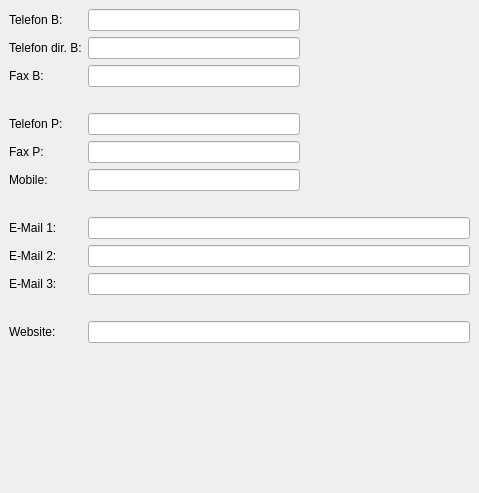
     <widget class="QWidget" name="tab2" >
      <attribute name="title" >
       <string>Communication</string>
      </attribute>
      <layout class="QGridLayout" >
       <property name="leftMargin" >
        <number>9</number>
       </property>
       <property name="topMargin" >
        <number>9</number>
       </property>
       <property name="rightMargin" >
        <number>9</number>
       </property>
       <property name="bottomMargin" >
        <number>9</number>
       </property>
       <property name="horizontalSpacing" >
        <number>6</number>
       </property>
       <property name="verticalSpacing" >
        <number>6</number>
       </property>
       <item row="13" column="1" >
        <spacer>
         <property name="orientation" >
          <enum>Qt::Vertical</enum>
         </property>
         <property name="sizeHint" >
          <size>
           <width>20</width>
           <height>141</height>
          </size>
         </property>
        </spacer>
       </item>
       <item row="4" column="0" >
        <widget class="QLabel" name="label_18" >
         <property name="text" >
          <string>Telefon P:</string>
         </property>
        </widget>
       </item>
       <item row="2" column="0" >
        <widget class="QLabel" name="label_17" >
         <property name="text" >
          <string>Fax B:</string>
         </property>
        </widget>
       </item>
       <item row="0" column="0" >
        <widget class="QLabel" name="label_15" >
         <property name="text" >
          <string>Telefon B:</string>
         </property>
        </widget>
       </item>
       <item row="6" column="0" >
        <widget class="QLabel" name="label_20" >
         <property name="text" >
          <string>Mobile:</string>
         </property>
        </widget>
       </item>
       <item row="5" column="0" >
        <widget class="QLabel" name="label_19" >
         <property name="text" >
          <string>Fax P:</string>
         </property>
        </widget>
       </item>
       <item row="1" column="0" >
        <widget class="QLabel" name="label_16" >
         <property name="text" >
          <string>Telefon dir. B:</string>
         </property>
        </widget>
       </item>
       <item row="8" column="0" >
        <widget class="QLabel" name="label_21" >
         <property name="text" >
          <string>E-Mail 1:</string>
         </property>
        </widget>
       </item>
       <item row="1" column="1" >
        <widget class="QLineEdit" name="adr11" >
         <property name="alignment" >
          <set>Qt::AlignLeading</set>
         </property>
        </widget>
       </item>
       <item row="4" column="1" >
        <widget class="QLineEdit" name="adr13" >
         <property name="alignment" >
          <set>Qt::AlignLeading</set>
         </property>
        </widget>
       </item>
       <item row="9" column="0" >
        <widget class="QLabel" name="label_24" >
         <property name="text" >
          <string>E-Mail 2:</string>
         </property>
        </widget>
       </item>
       <item row="12" column="0" >
        <widget class="QLabel" name="label_26" >
         <property name="text" >
          <string>Website:</string>
         </property>
        </widget>
       </item>
       <item row="10" column="0" >
        <widget class="QLabel" name="label_25" >
         <property name="text" >
          <string>E-Mail 3:</string>
         </property>
        </widget>
       </item>
       <item row="9" column="1" colspan="2" >
        <widget class="QLineEdit" name="adr17" >
         <property name="alignment" >
          <set>Qt::AlignLeading</set>
         </property>
        </widget>
       </item>
       <item row="10" column="1" colspan="2" >
        <widget class="QLineEdit" name="adr18" >
         <property name="alignment" >
          <set>Qt::AlignLeading</set>
         </property>
        </widget>
       </item>
       <item row="0" column="1" >
        <widget class="QLineEdit" name="adr10" >
         <property name="text" >
          <string/>
         </property>
         <property name="alignment" >
          <set>Qt::AlignLeading</set>
         </property>
        </widget>
       </item>
       <item row="6" column="1" >
        <widget class="QLineEdit" name="adr15" >
         <property name="alignment" >
          <set>Qt::AlignLeading</set>
         </property>
        </widget>
       </item>
       <item row="12" column="1" colspan="2" >
        <widget class="QLineEdit" name="adr19" >
         <property name="alignment" >
          <set>Qt::AlignLeading</set>
         </property>
        </widget>
       </item>
       <item row="8" column="1" colspan="2" >
        <widget class="QLineEdit" name="adr16" >
         <property name="alignment" >
          <set>Qt::AlignLeading</set>
         </property>
        </widget>
       </item>
       <item row="5" column="1" >
        <widget class="QLineEdit" name="adr14" >
         <property name="alignment" >
          <set>Qt::AlignLeading</set>
         </property>
        </widget>
       </item>
       <item row="2" column="1" >
        <widget class="QLineEdit" name="adr12" >
         <property name="alignment" >
          <set>Qt::AlignLeading</set>
         </property>
        </widget>
       </item>
       <item rowspan="8" row="0" column="2" >
        <spacer>
         <property name="orientation" >
          <enum>Qt::Horizontal</enum>
         </property>
         <property name="sizeHint" >
          <size>
           <width>161</width>
           <height>201</height>
          </size>
         </property>
        </spacer>
       </item>
       <item row="3" column="0" colspan="2" >
        <spacer>
         <property name="orientation" >
          <enum>Qt::Vertical</enum>
         </property>
         <property name="sizeType" >
          <enum>QSizePolicy::Fixed</enum>
         </property>
         <property name="sizeHint" >
          <size>
           <width>291</width>
           <height>20</height>
          </size>
         </property>
        </spacer>
       </item>
       <item row="7" column="0" colspan="2" >
        <spacer>
         <property name="orientation" >
          <enum>Qt::Vertical</enum>
         </property>
         <property name="sizeType" >
          <enum>QSizePolicy::Fixed</enum>
         </property>
         <property name="sizeHint" >
          <size>
           <width>291</width>
           <height>20</height>
          </size>
         </property>
        </spacer>
       </item>
       <item row="11" column="0" colspan="3" >
        <spacer>
         <property name="orientation" >
          <enum>Qt::Vertical</enum>
         </property>
         <property name="sizeType" >
          <enum>QSizePolicy::Fixed</enum>
         </property>
         <property name="sizeHint" >
          <size>
           <width>461</width>
           <height>20</height>
          </size>
         </property>
        </spacer>
       </item>
      </layout>
     </widget>
